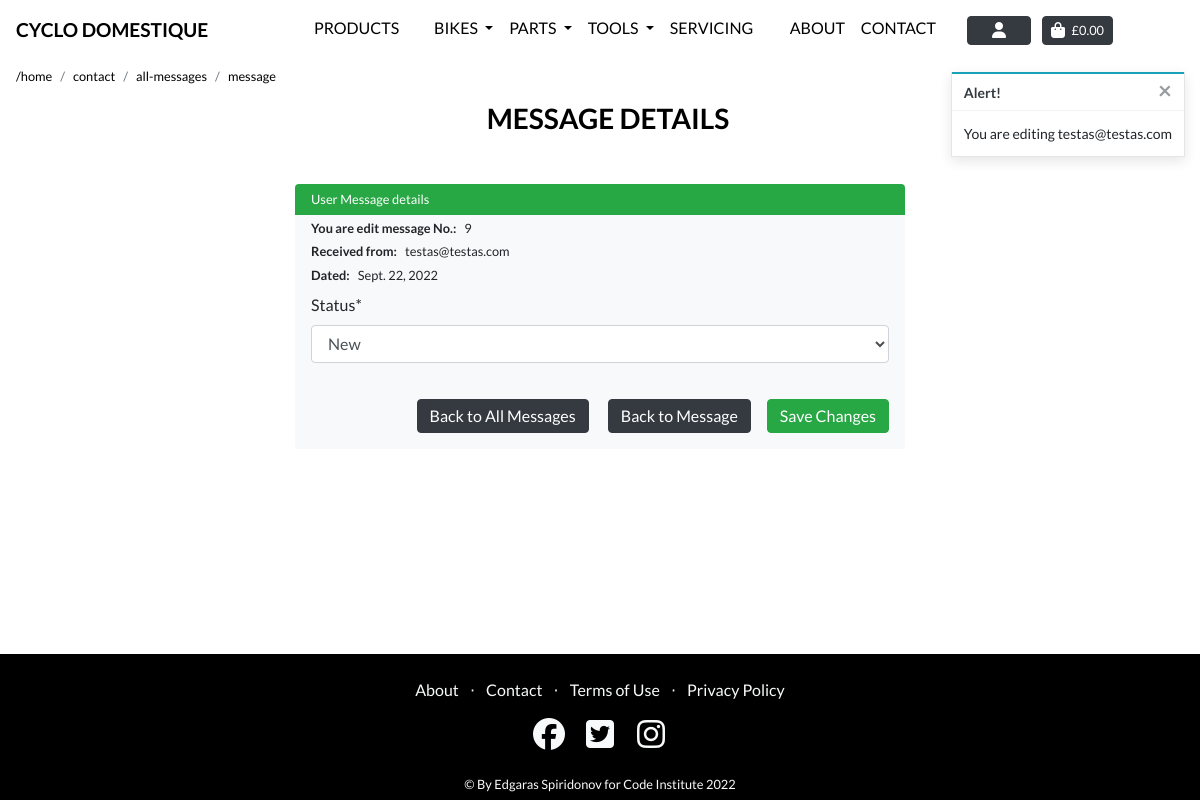
Page /contact/message/edit/9/ (signed in) on the earlier database version.
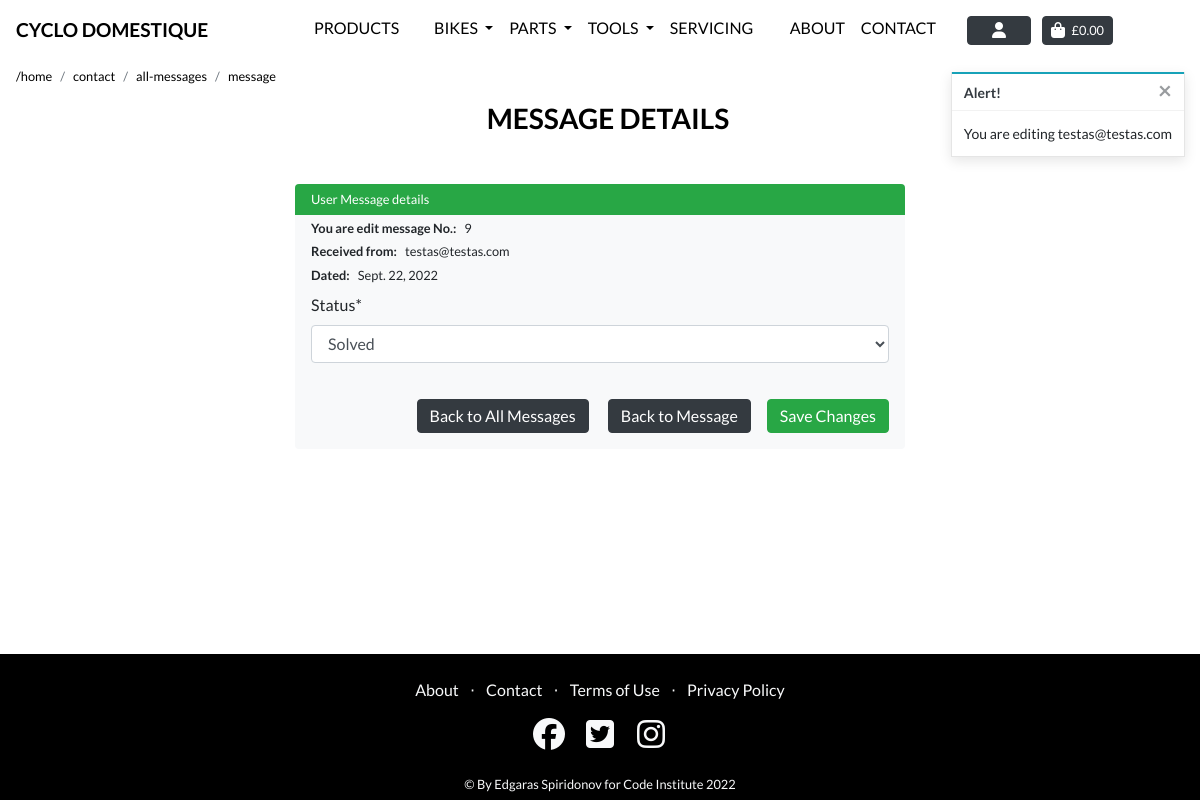
Same page on the later database version.
### contact/models.py (models this page shows)
class ContactForm(models.Model):
    subject_type = models.CharField(max_length=100, null=True, blank=False)
    first_name = models.CharField(max_length=50, null=True, blank=True)
    last_name = models.CharField(max_length=50, null=True, blank=True)
    contact_number = models.CharField(max_length=20, null=True, blank=True)
    email_address = models.EmailField(max_length=50, null=True, blank=False)
    message = models.TextField(max_length=1000, null=True, blank=True)
    received_date = models.DateField(auto_now_add=True)
    status = models.IntegerField(choices=STATUS, default=0)
    def __str__(self):
        return self.email_address
    class Meta:
        ordering = ['-received_date']

### contact/views.py (the view)
# urls.py: path('message/edit/<int:pk>/', views.edit_message, name='edit_message'),
@login_required
def edit_message(request, pk):
    message = get_object_or_404(ContactForm, pk=pk)
    if not request.user.is_superuser:
        messages.error(request, 'Sorry, only store owners can do that.')
        return redirect(reverse('home'))
    if request.method == 'POST':
        form = UpdateMessage(request.POST, instance=message)
        print(form, ' this form line 150')
        if form.is_valid():
            form.save()
            messages.success(request, 'Successfully updated message status!')
            return redirect('site_messages')
        else:
            messages.error(request, ('Failed to update message status. '
                                     'Please ensure the form is valid.'))
            print(' this form has error line 158')
    else:
        form = UpdateMessage(instance=message)
        messages.info(request, f'You are editing {message.email_address}')
    template = 'contact/edit_message.html'
    context = {
        'form': form,
        'message': message,
        'on_inventory_page': True
    }
    return render(request, template, context)

### contact/forms.py
class UpdateMessage(forms.ModelForm):
    class Meta:
        model = ContactForm
        fields = ['status']

### contact/templates/contact/edit_message.html (shortened to what this page needs)
{% extends "base.html" %}
{% load static %}
{% block extra_css %}
<link rel="stylesheet" href="{% static 'checkout/css/checkout.css' %}">
<link rel="stylesheet" href="{% static 'css/page_navbar.css' %}">
{% endblock %}
{% block page_header %}
<div class="header-container header-mobile">
</div>
{% endblock %}
{% block content %}
<div class="ml-3">
    <div class="col-md-12 px-0 mb-1">
        <nav aria-label="breadcrumb">
            <ol class="breadcrumb bg-transparent pl-0 mb-0  small">
                <li class="breadcrumb-item"><a class="text-black text-lowercase" href="/">/home</a></li>
                <li class="breadcrumb-item"><a class="text-black text-lowercase" href="/contact">contact</a></li>
                <li class="breadcrumb-item"><a class="text-black text-lowercase"
                        href="/contact/all-messages">all-messages</a></li>
                <li class="breadcrumb-item"><a class="text-black text-lowercase"
                        href="/contact/all-messages/message">message</a></li>
            </ol>
        </nav>
    </div>
</div>
<div class="container">
    <div class="row">
        <div class="col">
            <h3 class="text-black text-uppercase font-weight-bold mb-5 text-center pl-3"> Message Details </h3>
        </div>
    </div>
    <div class="row">
        <div class="col-2 d-none d-md-block d-lg-block d-xl-block"></div>
        <div class="col-12 col-md-8 ">
            <form method="POST" action="#" class="form bg-light rounded " enctype="multipart/form-data">
                <h5 class="pl-3 bg-success rounded-top text-white font-weight-normal small py-2 mb-0">User Message
                    details</h5>
                <div class="px-3">
                    <p class="pt-1 m-0 small"><span class="font-weight-bold pr-2">You are edit message
                            No.:</span>{{ message.pk}}</p>
                    <p class="pt-1 m-0 small"><span class="font-weight-bold pr-2">Received
                            from:</span>{{ message.email_address}}</p>
                    <p class="pt-1 m-0 small"><span
                            class="font-weight-bold pr-2">Dated:</span>{{ message.received_date}}</p>
                </div>
                <div class="px-3 mt-2">
                    {% for field in form %}
                    {{ field | as_crispy_field  }}
                    {% endfor %}
                </div>
                <div class="text-right py-3 mb-5">
                    <a class="btn  btn-dark rounded flex-column mt-1 py-1 mr-3" href="{% url 'site_messages' %}">Back to
                        All Messages</a>
                    <a class="btn  btn-dark rounded flex-column mt-1 py-1 mr-3"
                        href="{% url 'view_message' pk=message.pk %}">Back to Message</a>
                    <button class="btn btn-success rounded flex-column py-1 float-right mt-1 mr-3" type="submit">Save
                        Changes</button>
                </div>
            </form>
        </div>
        <div class="col-2 d-none d-md-block d-lg-block d-xl-block"></div>
    </div>
</div>
{% include "includes/footer.html" %}
{% endblock %}

Differences in the rows shown:
changed ContactForm "testas@testas.com": status "New" → "Solved"
